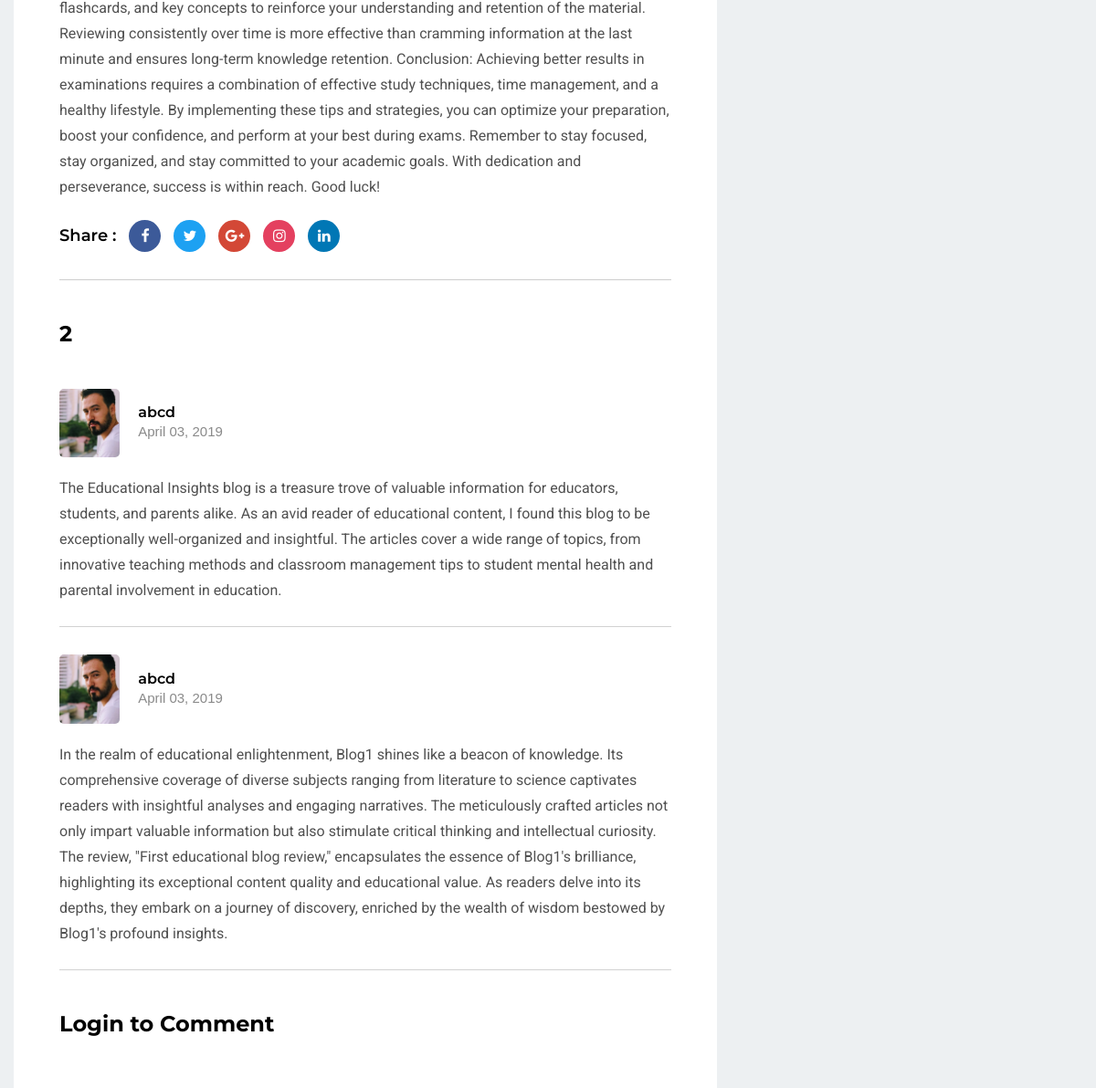
Page /mentor/blogs-single/1 (middle part) on the earlier database version.
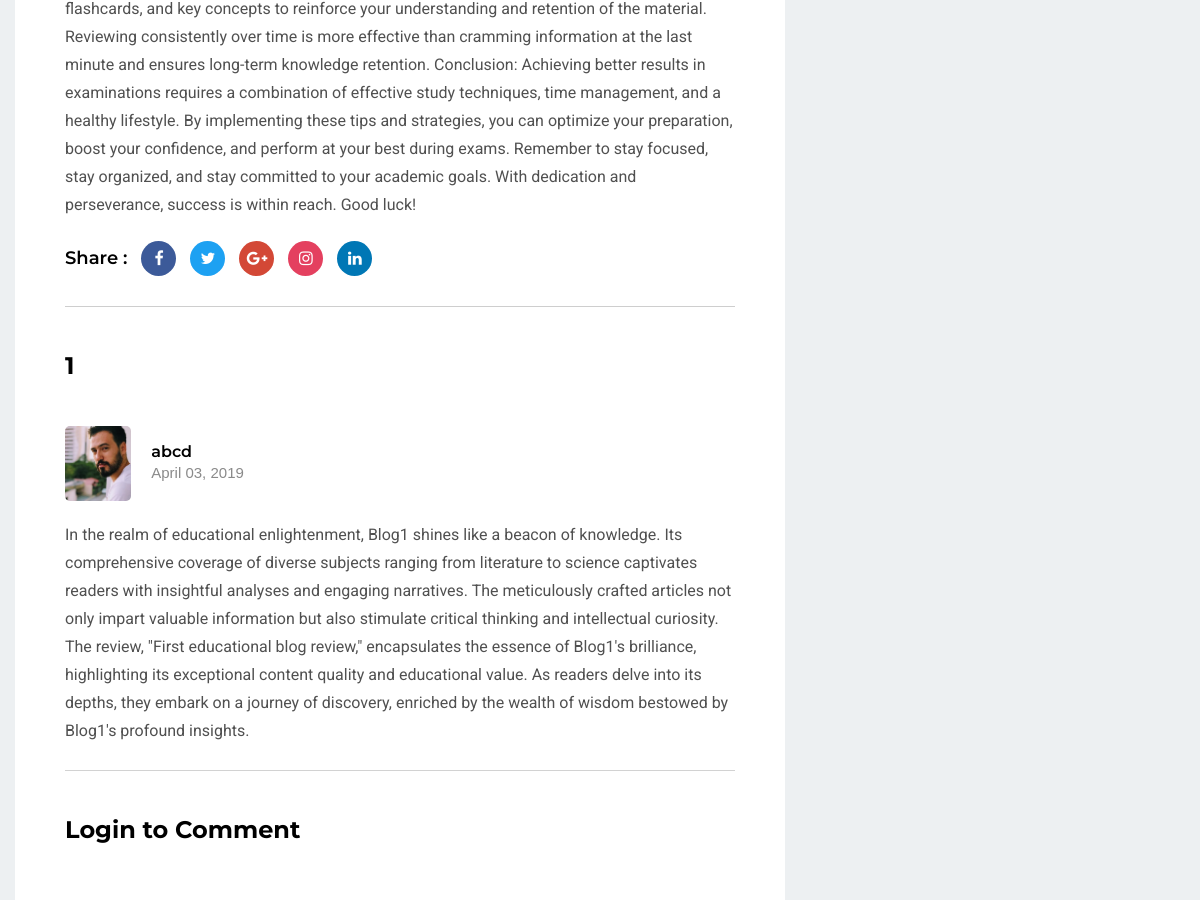
Same page on the later database version.
### mentor/models.py (models this page shows)
class BlogReview(models.Model):
    student = models.ForeignKey(Student,on_delete=models.CASCADE, related_name='blog_review_student')
    comment = models.TextField(max_length=800,null=False,blank=False)
    blog = models.ForeignKey(Blog,on_delete=models.CASCADE,related_name='review_blog_content',null=True)
    created_at = models.DateTimeField(auto_now_add=True,null=True)

class Student(models.Model):
    student = models.ForeignKey(User,on_delete=models.CASCADE,related_name='student')
    image = models.ImageField(upload_to='student_images', null=True, blank=True)
    created_at = models.DateTimeField(auto_now_add=True,null=True)

### mentor/views.py (the view)
# urls.py: path('blogs-single/<int:id>', views.blogs_single, name="blogs-single"),
def blogs_single(request,id):
    blog = models.Blog.objects.get(id=id)
    blog_review = models.BlogReview.objects.filter(blog=blog)
    if request.user.is_authenticated:
        userId = request.user
        student = models.Student.objects.get(student=userId)
        studentId = student.id
        studentImage = json.dumps(student.image.url)
        username = json.dumps(student.student.username)
        context={
            'blog':blog,
            'blog_review':blog_review,
            'studentId':studentId,
            'studentImage':studentImage,
            'username':username
        }
    else:
        context = {
            'blog':blog,
            'blog_review':blog_review,
        }
    return render(request,'mentor/blog-single.html',context=context)

### mentor/templates/mentor/blog-single.html (shortened to what this page needs)
{% extends 'mentor/base.html' %}
{% load static %}
  {% block content %}
    <section id="blog-singel" class="pt-90 pb-120 gray-bg">
      <div class="container">
        <div class="row">
          <div class="col-lg-8">
            <div class="blog-details mt-30">
              <div class="cont">
                <p>{{blog.content}}</p>
                <ul class="share">
                  <li class="title">Share :</li>
                  <li>
                    <a href="#"><i class="fa fa-facebook-f"></i></a>
                  </li>
                  <li>
                    <a href="#"><i class="fa fa-twitter"></i></a>
                  </li>
                  <li>
                    <a href="#"><i class="fa fa-google-plus"></i></a>
                  </li>
                  <li>
                    <a href="#"><i class="fa fa-instagram"></i></a>
                  </li>
                  <li>
                    <a href="#"><i class="fa fa-linkedin"></i></a>
                  </li>
                </ul>
                <div class="blog-comment pt-45">
                  <div class="title pb-15">
                    <h3>{{blog_review.count}}</h3>
                  </div>
                  <ul id="review">
                      {% for review in blog_review %}
                        <li>
                          <div class="comment">
                            <div class="comment-author">
                              <div class="author-thum">
                                <img src="{{ review.student.image.url }}" style="height: 2cm; width: auto;" alt="Reviews" />
                              </div>
                              <div class="comment-name">
                                <h6>{{ review.student.student.username }}</h6>
                                <span>April 03, 2019</span>
                              </div>
                            </div>
                            <div class="comment-description pt-20">
                              <p>{{ review.comment }}</p>
                            </div>
                          </div>
                        </li>
                      {% endfor %}
                  </ul>
                    {% if user.is_authenticated %}
                      <div class="title pt-45 pb-25">
                        <h3>Leave a comment</h3>
                      </div>
                      <div class="comment-form">
                        <form action="#">
                          <div class="row">
                            <div class="col-md-12">
                              <div class="form-singel">
                                <textarea
                                  placeholder="Comment"
                                  id="message"
                                ></textarea>
                              </div>
                            </div>
                            <div class="col-md-12">
                              <div class="form-singel">
                                <button class="main-btn" id="review-submit">
                                  Submit
                                </button>
                              </div>
                            </div>
                          </div>
                        </form>
                      </div>
                    {% else %}
                      <div class="title pt-45 pb-25">
                        <h3>Login to Comment</h3>
                      </div>
                    {% endif %}
                </div>
              </div>
            </div>
          </div>
          <div class="col-lg-4">
          </div>
        </div>
      </div>
    </section>
    {% endblock %}

Differences in the rows shown:
removed BlogReview: student.image (picture), student.student.username "abcd", comment "The Educational Insights blog is a treasure trove of valuable information for educators, students, and parents alike. As an avid reader of educational content, I found this blog to be exceptionally well-organized and insightful. The articles cover a wide range of topics, from innovative teaching methods and classroom management tips to student mental health and parental involvement in education."
Other differences:
{{ blog_review.count }}: "2" → "1"
